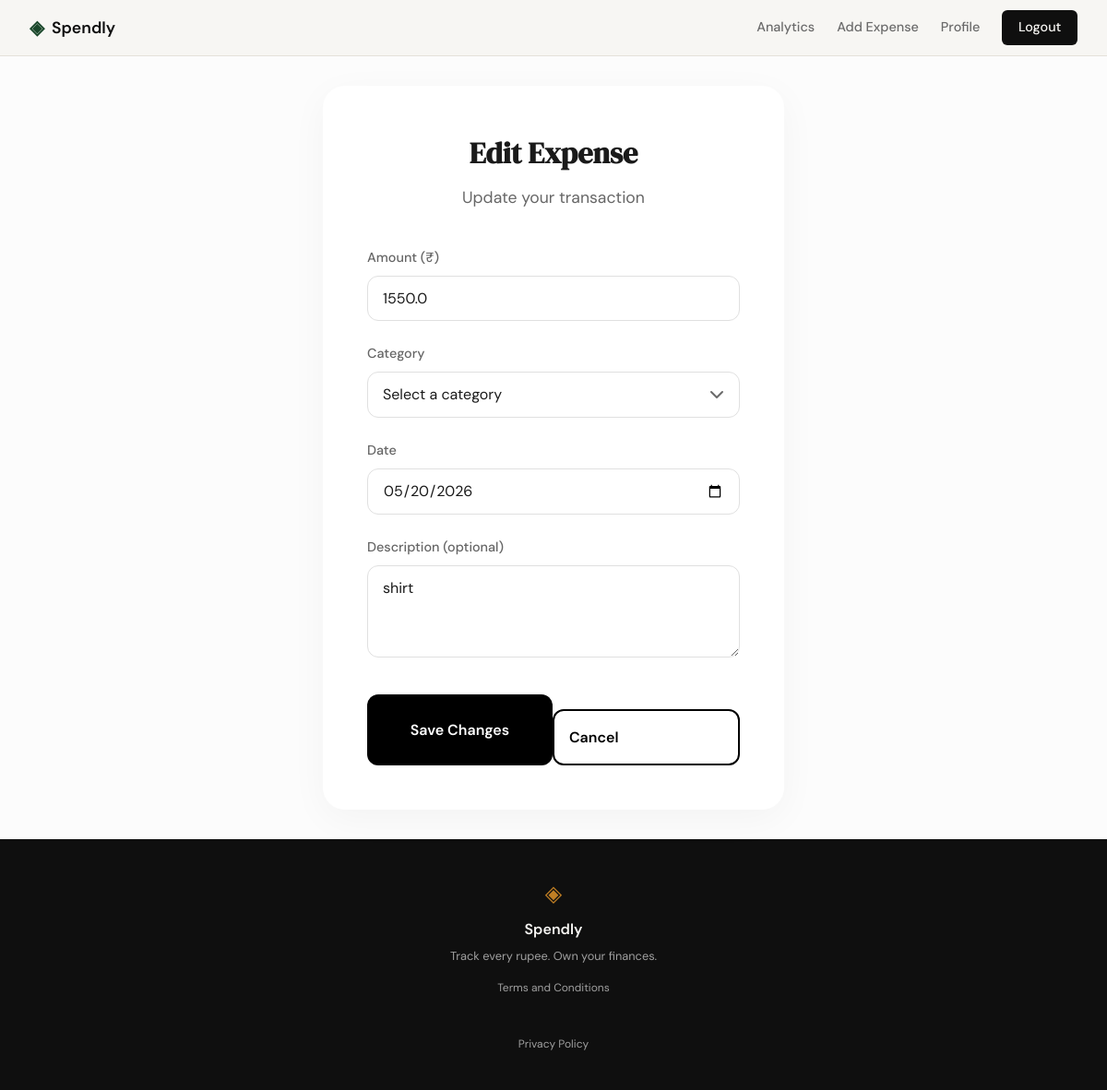
The app's page /expenses/17/edit (signed in) with its own data.
### tables this page shows
CREATE TABLE expenses (
            id INTEGER PRIMARY KEY AUTOINCREMENT,
            user_id INTEGER NOT NULL,
            amount REAL NOT NULL,
            category TEXT NOT NULL,
            date TEXT NOT NULL,
            description TEXT,
            created_at TEXT DEFAULT (datetime('now')),
            FOREIGN KEY (user_id) REFERENCES users(id)
        );

### app.py (the view, shortened to what this page needs)
@app.route("/expenses/<int:id>/edit", methods=["GET", "POST"])
def edit_expense(id):
    if not session.get("user_id"):
        return redirect(url_for("login"))
    user_id = session["user_id"]
    if request.method == "GET":
        expense = get_expense_by_id(id, user_id)
        if expense is None:
            abort(404)
        categories = VALID_CATEGORIES
        return render_template("edit_expense.html",
                             expense=expense,
                             categories=categories)

### database/db.py (called while the page is built)
def get_db():
    conn = sqlite3.connect(DATABASE)
    conn.row_factory = sqlite3.Row
    conn.execute("PRAGMA foreign_keys = ON")
    return conn

### database/queries.py (called while the page is built)
def get_expense_by_id(expense_id, user_id):
    conn = get_db()
    cursor = conn.cursor()
    cursor.execute(
        "SELECT id, user_id, amount, category, date, description FROM expenses WHERE id = ? AND user_id = ?",
        (expense_id, user_id)
    )
    expense = cursor.fetchone()
    conn.close()
    return expense

### templates/edit_expense.html (shortened to what this page needs)
{% extends "base.html" %}
{% block head %}
<link rel="stylesheet" href="{{ url_for('static', filename='css/edit_expense.css') }}">
{% endblock %}
{% block content %}
<div class="edit-expense-page">
    <div class="expense-form-card">
        <h2 class="form-title">Edit Expense</h2>
        <p class="form-subtitle">Update your transaction</p>
        <form method="POST" action="{{ url_for('edit_expense', id=expense.id) }}" class="expense-form">
            <div class="form-group">
                <label for="amount">Amount (₹)</label>
                <input type="number"
                       id="amount"
                       name="amount"
                       step="0.01"
                       min="0.01"
                       required
                       value="{{ amount if amount is defined else expense.amount }}"
                       placeholder="0.00">
            </div>
            <div class="form-group">
                <label for="category">Category</label>
                <select id="category" name="category" required>
                    <option value="" disabled {% if not category or category == '' %}selected{% endif %}>Select a category</option>
                </select>
            </div>
            <div class="form-group">
                <label for="date">Date</label>
                <input type="date"
                       id="date"
                       name="date"
                       required
                       value="{{ date if date is defined else expense.date }}">
            </div>
            <div class="form-group">
                <label for="description">Description (optional)</label>
                <textarea id="description"
                          name="description"
                          maxlength="200"
                          placeholder="What was this for?">{{ description if description is defined else expense.description or '' }}</textarea>
            </div>
            <div class="form-actions">
                <button type="submit" class="btn btn-primary">Save Changes</button>
                <a href="{{ url_for('profile') }}" class="btn btn-secondary">Cancel</a>
            </div>
        </form>
    </div>
</div>
{% endblock %}

### static/css/style.css (style rules this page uses)
:root { --ink: #0f0f0f; --ink-soft: #2d2d2d; --ink-muted: #6b6b6b; --ink-faint: #a0a0a0; --paper: #f7f6f3; --paper-warm: #f0ede6; --paper-card: #ffffff; --accent: #1a472a; --accent-light: #e8f0eb; --accent-2: #c17f24; --accent-2-light: #fdf3e3; --danger: #c0392b; --danger-light: #fdecea; --border: #e4e1da; --border-soft: #eeebe4; --font-display: 'DM Serif Display', Georgia, serif; --font-body: 'DM Sans', system-ui, sans-serif; --max-width: 1200px; --auth-width: 440px; --radius-sm: 6px; --radius-md: 12px; --radius-lg: 20px; }
*, *::before, *::after { box-sizing: border-box; margin: 0; padding: 0; }
html { font-size: 16px; scroll-behavior: smooth; }
body { background: var(--paper); color: var(--ink); font-family: var(--font-body); font-size: 1rem; line-height: 1.6; -webkit-font-smoothing: antialiased; }
a { color: inherit; text-decoration: none; }
.btn-secondary { display: inline-block; background: var(--ink); color: var(--paper); padding: 0.75rem 1.5rem; border-radius: 12px; font-family: var(--font-body); font-size: 0.9rem; font-weight: 500; cursor: pointer; border: none; transition: background 0.2s; text-decoration: none; }
.btn-primary { display: inline-block; background: var(--ink); color: var(--paper); padding: 0.65rem 1.5rem; border-radius: var(--radius-sm); font-family: var(--font-body); font-size: 0.9rem; font-weight: 500; cursor: pointer; border: none; transition: background 0.2s; text-decoration: none; }
.form-group { margin-bottom: 1.25rem; }
.form-group label { display: block; font-size: 0.85rem; font-weight: 500; color: var(--ink-soft); margin-bottom: 0.4rem; }

### static/css/edit_expense.css (style rules this page uses)
.edit-expense-page { background-color: #fcfcfc; min-height: calc(100vh - 60px - 100px); display: flex; flex-direction: column; align-items: center; justify-content: center; padding: 2rem; }
.expense-form-card { background: #ffffff; border-radius: 24px; box-shadow: 0 10px 40px rgba(0,0,0,0.04); padding: 3rem; width: 100%; max-width: 500px; box-sizing: border-box; }
.form-title { font-family: var(--font-display); font-size: 2rem; color: #1a1a1a; margin-bottom: 0.5rem; text-align: center; font-weight: 600; }
.form-subtitle { font-size: 1.1rem; color: #666; margin-bottom: 2.5rem; text-align: center; }
.form-group { margin-bottom: 1.5rem; }
.form-group label { display: block; font-size: 0.9rem; font-weight: 500; color: #666; margin-bottom: 0.5rem; }
input[type="number"], input[type="date"], select, textarea { width: 100%; padding: 0.8rem 1rem; border: 1px solid #e0e0e0; border-radius: 12px; font-family: var(--font-body); font-size: 1rem; color: #1a1a1a; background: #fff; outline: none; transition: all 0.2s; box-sizing: border-box; }
textarea { min-height: 100px; resize: vertical; }
select { appearance: none; background-repeat: no-repeat; background-position: right 0.75rem center; background-size: 1.5rem; }
.form-actions { display: flex; justify-content: center; margin-top: 2rem; }
.btn-primary { width: 100%; padding: 1rem; font-size: 1rem; font-weight: 600; border: none; border-radius: 12px; cursor: pointer; transition: all 0.2s; background: #000; color: #fff; }
.btn-secondary { width: 100%; padding: 1rem; font-size: 1rem; font-weight: 600; border: 2px solid #000; border-radius: 12px; cursor: pointer; transition: all 0.2s; background: #fff; color: #000; margin-top: 1rem; }

### records on screen
expenses: amount "1550.0", date "05/20/2026", description "shirt"
